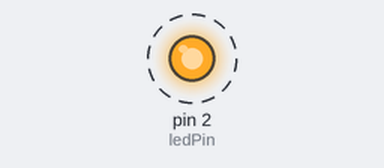
The sketch below on a simulated Arduino Uno, built with avr-gcc and run on an emulated ATmega328P. Parts: output pins drawn as LEDs (lit = HIGH). Dashed ring = blinking. What the sketch prints to the serial monitor is not drawn.

Above: at 0.2 s.
Timing chart, 0 to 3.0 s (numbered marks = the images above):
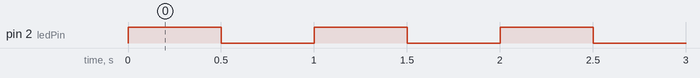

The sketch:

consoleBlink.ino
```cpp
// Pick any pin by looking at the board.
// Don't pick RX or RX ports
const int ledPin = 2;
// Specific the baud rate. Since this is larger than an int it needs to be a long
const long baudRate = 115200;
// Specify the duration of half a cycle
const int duration = 500;
// This code assumes a duty cycle of 50%

void setup() {
	// Specify which pin should be the output pin
	pinMode(ledPin, OUTPUT);
	// Set up the serial connection so we can send messages back
	Serial.begin(baudRate);
}

void loop() {
	digitalWrite(ledPin, HIGH);
	Serial.write("The LED is on\n");
	delay(duration);
	digitalWrite(ledPin, LOW);
	Serial.write("The LED is off\n");
	delay(duration);

}
```

Measured:
- by itself, pin 2 (ledPin): alternates HIGH for 0.50 s and LOW for 0.50 s
